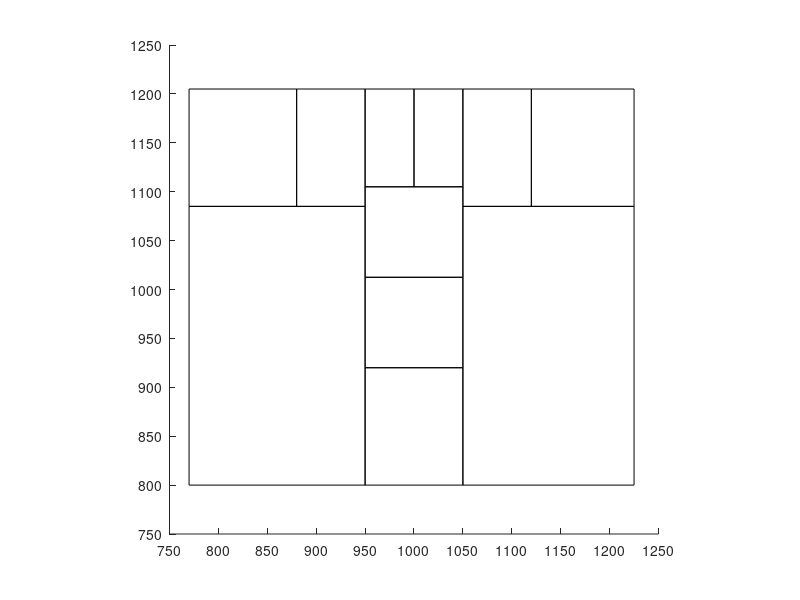

Reproduce this figure in MATLAB.
function sections

%maze section plots. Better if posplot or evtposplot is already be in a figure.
%FUTURE: consider coding stem y boundaries based on average stem x values 
%between trial types...



axis equal

%super conservative procedure: ask min/max at each of 10 equally spaced
%ranges. This gives four vectors: maxx(1:10) minx(1:10) maxy(1:10)
%miny(1:10)

%first and last eptrials timestamp with pos data
%firstpos = min(eptrials(isreal(eptrials(:,2)) & isreal(eptrials(:,3)),1));
%lastpos = max(eptrials(isreal(eptrials(:,2)) & isreal(eptrials(:,3)),1));

%positions = [eptrials(eptrials(:,1)>firstpos & eptrials(:,1)>lastpos & isreal(eptrials(:,2)) & isreal(eptrials(:,3)), 1) eptrials(eptrials(:,1)>firstpos & eptrials(:,1)>lastpos & isreal(eptrials(:,2)) & isreal(eptrials(:,3)), 2) eptrials(eptrials(:,1)>firstpos & eptrials(:,1)>lastpos & isreal(eptrials(:,2)) & isreal(eptrials(:,3)), 3)];


%determining common x and common y from lick detections
%rwdpos = mean(rewards(eptrials)); %[X,Y]
comx = 1000;
comy = 1000;


hold on

%plot black point at "center" of maze. This point will anchor the rectangle
%grid.
%plot(comx, comy, '.', 'Color', [0 0 0], 'markersize', 15)


%maze section boundaries [xlow xhigh ylow yhigh]
strt = [comx-50 comx+50  comy-200 comy-80]; %start area
%stem = [comx-50 comx+50 comy-80 comy+105]; %common stem
stem1 = [comx-50 comx+50 comy-80 comy+12.5]; %low common stem 
stem2 = [comx-50 comx+50 comy+12.5 comy+105]; %high common stem 
chce = [comx-50 comx+50 comy+105 comy+205]; %choice area
chceL = [comx-50 comx comy+105 comy+205]; %choice area left
chceR = [comx comx+50 comy+105 comy+205]; %choice area right
chmL = [comx+50 comx+120 comy+85 comy+205]; %approach arm left
chmR = [comx-120 comx-50 comy+85 comy+205]; %approach arm right
rwdL = [comx+120 comx+225 comy+85 comy+205]; %reward area left
rwdR = [comx-230 comx-120 comy+85 comy+205]; %reward area right
rtnL = [comx+50 comx+225 comy-200 comy+85]; %return arm left
rtnR = [comx-230 comx-50 comy-200 comy+85]; %return arm right



%rectangle plots determined by above boundaries
recstrt = rectangle('Position', [strt(1,1), strt(1,3), (strt(1,2) - strt(1,1)),  (strt(1,4) - strt(1,3))]);
%recstem = rectangle('Position', [stem(1,1), stem(1,3), (stem(1,2) - stem(1,1)),  (stem(1,4) - stem(1,3))]);
recstem1 = rectangle('Position', [stem1(1,1), stem1(1,3), (stem1(1,2) - stem1(1,1)),  (stem1(1,4) - stem1(1,3))]);
recstem2 = rectangle('Position', [stem2(1,1), stem2(1,3), (stem2(1,2) - stem2(1,1)),  (stem2(1,4) - stem2(1,3))]);
%recchce = rectangle('Position', [chce(1,1), chce(1,3), (chce(1,2) - chce(1,1)),  (chce(1,4) - chce(1,3))]);
recchceL = rectangle('Position', [chceL(1,1), chceL(1,3), (chceL(1,2) - chceL(1,1)),  (chceL(1,4) - chceL(1,3))]);
recchceR = rectangle('Position', [chceR(1,1), chceR(1,3), (chceR(1,2) - chceR(1,1)),  (chceR(1,4) - chceR(1,3))]);
recchmL = rectangle('Position', [chmL(1,1), chmL(1,3), (chmL(1,2) - chmL(1,1)),  (chmL(1,4) - chmL(1,3))]);
recchmR = rectangle('Position', [chmR(1,1), chmR(1,3), (chmR(1,2) - chmR(1,1)),  (chmR(1,4) - chmR(1,3))]);
recrwdL = rectangle('Position', [rwdL(1,1), rwdL(1,3), (rwdL(1,2) - rwdL(1,1)),  (rwdL(1,4) - rwdL(1,3))]);
recrwdR = rectangle('Position', [rwdR(1,1), rwdR(1,3), (rwdR(1,2) - rwdR(1,1)),  (rwdR(1,4) - rwdR(1,3))]);
recrtnL = rectangle('Position', [rtnL(1,1), rtnL(1,3), (rtnL(1,2) - rtnL(1,1)),  (rtnL(1,4) - rtnL(1,3))]);
recrtnR = rectangle('Position', [rtnR(1,1), rtnR(1,3), (rtnR(1,2) - rtnR(1,1)),  (rtnR(1,4) - rtnR(1,3))]);



%hold off

axis([750 1250 750 1250])
set(gca, 'Xtick',(750:50:1250), 'Ytick',(750:50:1250), 'fontsize', 10)